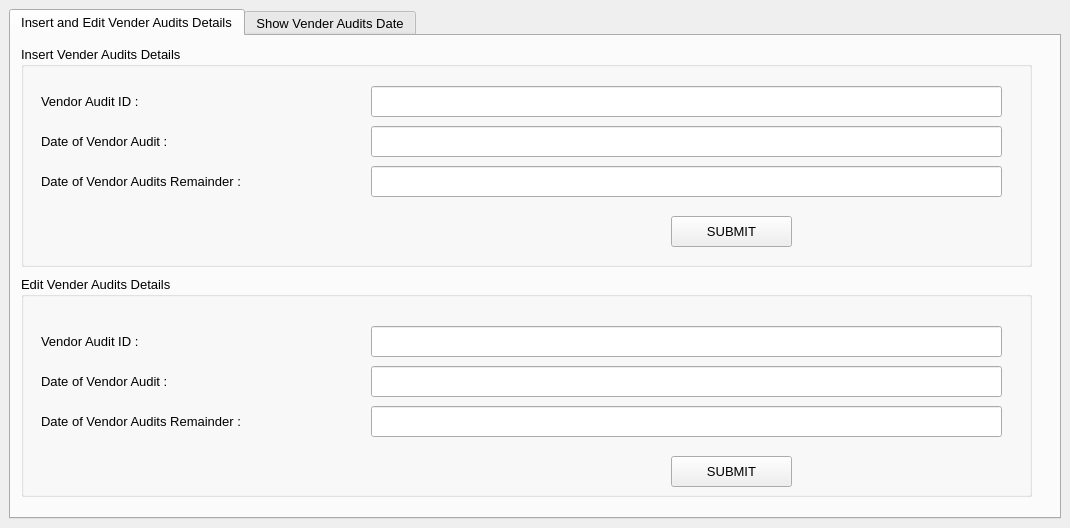
<?xml version="1.0" encoding="UTF-8"?>
<ui version="4.0">
 <class>VenderAudit</class>
 <widget class="QMainWindow" name="VenderAudit">
  <property name="geometry">
   <rect>
    <x>0</x>
    <y>0</y>
    <width>1070</width>
    <height>528</height>
   </rect>
  </property>
  <property name="minimumSize">
   <size>
    <width>1070</width>
    <height>528</height>
   </size>
  </property>
  <property name="maximumSize">
   <size>
    <width>1070</width>
    <height>528</height>
   </size>
  </property>
  <property name="windowTitle">
   <string>Vender Audits</string>
  </property>
  <property name="statusTip">
   <string extracomment="go to hell"/>
  </property>
  <property name="whatsThis">
   <string extracomment="going"/>
  </property>
  <property name="accessibleName">
   <string extracomment="jff"/>
  </property>
  <property name="accessibleDescription">
   <string extracomment="jgfgjfg"/>
  </property>
  <widget class="QWidget" name="centralwidget">
   <layout class="QGridLayout" name="gridLayout_2">
    <item row="0" column="0">
     <layout class="QVBoxLayout" name="verticalLayout">
      <item>
       <widget class="QTabWidget" name="tabWidget">
        <property name="font">
         <font>
          <family>Segoe UI</family>
          <pointsize>10</pointsize>
          <weight>50</weight>
          <bold>false</bold>
         </font>
        </property>
        <property name="tabPosition">
         <enum>QTabWidget::North</enum>
        </property>
        <property name="tabShape">
         <enum>QTabWidget::Rounded</enum>
        </property>
        <property name="currentIndex">
         <number>0</number>
        </property>
        <property name="elideMode">
         <enum>Qt::ElideNone</enum>
        </property>
        <widget class="QWidget" name="tab">
         <attribute name="title">
          <string>Insert and Edit Vender Audits Details</string>
         </attribute>
         <widget class="QGroupBox" name="groupBox">
          <property name="geometry">
           <rect>
            <x>10</x>
            <y>10</y>
            <width>1011</width>
            <height>221</height>
           </rect>
          </property>
          <property name="title">
           <string>Insert Vender Audits Details</string>
          </property>
          <widget class="QLabel" name="label">
           <property name="geometry">
            <rect>
             <x>20</x>
             <y>40</y>
             <width>291</width>
             <height>31</height>
            </rect>
           </property>
           <property name="font">
            <font>
             <family>Segoe UI</family>
             <pointsize>10</pointsize>
             <weight>50</weight>
             <bold>false</bold>
            </font>
           </property>
           <property name="text">
            <string>Vendor Audit ID :</string>
           </property>
          </widget>
          <widget class="QLineEdit" name="lineEdit">
           <property name="geometry">
            <rect>
             <x>350</x>
             <y>40</y>
             <width>631</width>
             <height>31</height>
            </rect>
           </property>
          </widget>
          <widget class="QLabel" name="label_2">
           <property name="geometry">
            <rect>
             <x>20</x>
             <y>80</y>
             <width>291</width>
             <height>31</height>
            </rect>
           </property>
           <property name="font">
            <font>
             <family>Segoe UI</family>
             <pointsize>10</pointsize>
             <weight>50</weight>
             <bold>false</bold>
            </font>
           </property>
           <property name="text">
            <string>Date of Vendor Audit :</string>
           </property>
          </widget>
          <widget class="QLineEdit" name="lineEdit_2">
           <property name="geometry">
            <rect>
             <x>350</x>
             <y>80</y>
             <width>631</width>
             <height>31</height>
            </rect>
           </property>
          </widget>
          <widget class="QLineEdit" name="lineEdit_7">
           <property name="geometry">
            <rect>
             <x>350</x>
             <y>120</y>
             <width>631</width>
             <height>31</height>
            </rect>
           </property>
          </widget>
          <widget class="QLabel" name="label_7">
           <property name="geometry">
            <rect>
             <x>20</x>
             <y>120</y>
             <width>291</width>
             <height>31</height>
            </rect>
           </property>
           <property name="font">
            <font>
             <family>Segoe UI</family>
             <pointsize>10</pointsize>
             <weight>50</weight>
             <bold>false</bold>
            </font>
           </property>
           <property name="text">
            <string>Date of Vendor Audits Remainder :</string>
           </property>
          </widget>
          <widget class="QPushButton" name="pushButton">
           <property name="geometry">
            <rect>
             <x>650</x>
             <y>170</y>
             <width>121</width>
             <height>31</height>
            </rect>
           </property>
           <property name="text">
            <string>SUBMIT</string>
           </property>
          </widget>
         </widget>
         <widget class="QGroupBox" name="groupBox_2">
          <property name="geometry">
           <rect>
            <x>10</x>
            <y>240</y>
            <width>1011</width>
            <height>221</height>
           </rect>
          </property>
          <property name="title">
           <string>Edit Vender Audits Details</string>
          </property>
          <widget class="QLabel" name="label_3">
           <property name="geometry">
            <rect>
             <x>20</x>
             <y>50</y>
             <width>291</width>
             <height>31</height>
            </rect>
           </property>
           <property name="font">
            <font>
             <family>Segoe UI</family>
             <pointsize>10</pointsize>
             <weight>50</weight>
             <bold>false</bold>
            </font>
           </property>
           <property name="text">
            <string>Vendor Audit ID :</string>
           </property>
          </widget>
          <widget class="QLineEdit" name="lineEdit_3">
           <property name="geometry">
            <rect>
             <x>350</x>
             <y>50</y>
             <width>631</width>
             <height>31</height>
            </rect>
           </property>
          </widget>
          <widget class="QLabel" name="label_4">
           <property name="geometry">
            <rect>
             <x>20</x>
             <y>90</y>
             <width>291</width>
             <height>31</height>
            </rect>
           </property>
           <property name="font">
            <font>
             <family>Segoe UI</family>
             <pointsize>10</pointsize>
             <weight>50</weight>
             <bold>false</bold>
            </font>
           </property>
           <property name="text">
            <string>Date of Vendor Audit :</string>
           </property>
          </widget>
          <widget class="QLineEdit" name="lineEdit_4">
           <property name="geometry">
            <rect>
             <x>350</x>
             <y>90</y>
             <width>631</width>
             <height>31</height>
            </rect>
           </property>
          </widget>
          <widget class="QLabel" name="label_5">
           <property name="geometry">
            <rect>
             <x>20</x>
             <y>130</y>
             <width>291</width>
             <height>31</height>
            </rect>
           </property>
           <property name="font">
            <font>
             <family>Segoe UI</family>
             <pointsize>10</pointsize>
             <weight>50</weight>
             <bold>false</bold>
            </font>
           </property>
           <property name="text">
            <string>Date of Vendor Audits Remainder :</string>
           </property>
          </widget>
          <widget class="QLineEdit" name="lineEdit_5">
           <property name="geometry">
            <rect>
             <x>350</x>
             <y>130</y>
             <width>631</width>
             <height>31</height>
            </rect>
           </property>
          </widget>
          <widget class="QPushButton" name="pushButton_2">
           <property name="geometry">
            <rect>
             <x>650</x>
             <y>180</y>
             <width>121</width>
             <height>31</height>
            </rect>
           </property>
           <property name="text">
            <string>SUBMIT</string>
           </property>
          </widget>
         </widget>
        </widget>
        <widget class="QWidget" name="tab_2">
         <attribute name="title">
          <string>Show Vender Audits Date</string>
         </attribute>
         <widget class="QLineEdit" name="lineEdit_8">
          <property name="geometry">
           <rect>
            <x>340</x>
            <y>29</y>
            <width>561</width>
            <height>31</height>
           </rect>
          </property>
         </widget>
         <widget class="QLineEdit" name="lineEdit_9">
          <property name="geometry">
           <rect>
            <x>340</x>
            <y>89</y>
            <width>681</width>
            <height>31</height>
           </rect>
          </property>
         </widget>
         <widget class="QLabel" name="label_8">
          <property name="geometry">
           <rect>
            <x>20</x>
            <y>29</y>
            <width>151</width>
            <height>31</height>
           </rect>
          </property>
          <property name="font">
           <font>
            <family>Segoe UI</family>
            <pointsize>10</pointsize>
            <weight>50</weight>
            <bold>false</bold>
           </font>
          </property>
          <property name="text">
           <string>Vender Audits ID :</string>
          </property>
         </widget>
         <widget class="QLabel" name="label_9">
          <property name="geometry">
           <rect>
            <x>20</x>
            <y>89</y>
            <width>301</width>
            <height>31</height>
           </rect>
          </property>
          <property name="font">
           <font>
            <family>Segoe UI</family>
            <pointsize>10</pointsize>
            <weight>50</weight>
            <bold>false</bold>
           </font>
          </property>
          <property name="text">
           <string>Date of Vender Audits Report :</string>
          </property>
         </widget>
         <widget class="QLabel" name="label_10">
          <property name="geometry">
           <rect>
            <x>20</x>
            <y>149</y>
            <width>301</width>
            <height>31</height>
           </rect>
          </property>
          <property name="font">
           <font>
            <family>Segoe UI</family>
            <pointsize>10</pointsize>
            <weight>50</weight>
            <bold>false</bold>
           </font>
          </property>
          <property name="text">
           <string>Date of Vender Audits Remainder :</string>
          </property>
         </widget>
         <widget class="QLineEdit" name="lineEdit_10">
          <property name="geometry">
           <rect>
            <x>340</x>
            <y>149</y>
            <width>681</width>
            <height>31</height>
           </rect>
          </property>
         </widget>
         <widget class="QPushButton" name="pushButton_3">
          <property name="geometry">
           <rect>
            <x>920</x>
            <y>30</y>
            <width>101</width>
            <height>28</height>
           </rect>
          </property>
          <property name="text">
           <string>Search</string>
          </property>
         </widget>
         <widget class="Line" name="line">
          <property name="geometry">
           <rect>
            <x>0</x>
            <y>-30</y>
            <width>1041</width>
            <height>501</height>
           </rect>
          </property>
          <property name="orientation">
           <enum>Qt::Horizontal</enum>
          </property>
         </widget>
         <zorder>line</zorder>
         <zorder>lineEdit_8</zorder>
         <zorder>lineEdit_9</zorder>
         <zorder>label_8</zorder>
         <zorder>label_9</zorder>
         <zorder>label_10</zorder>
         <zorder>lineEdit_10</zorder>
         <zorder>pushButton_3</zorder>
        </widget>
       </widget>
      </item>
     </layout>
    </item>
   </layout>
  </widget>
 </widget>
 <resources/>
 <connections/>
</ui>
